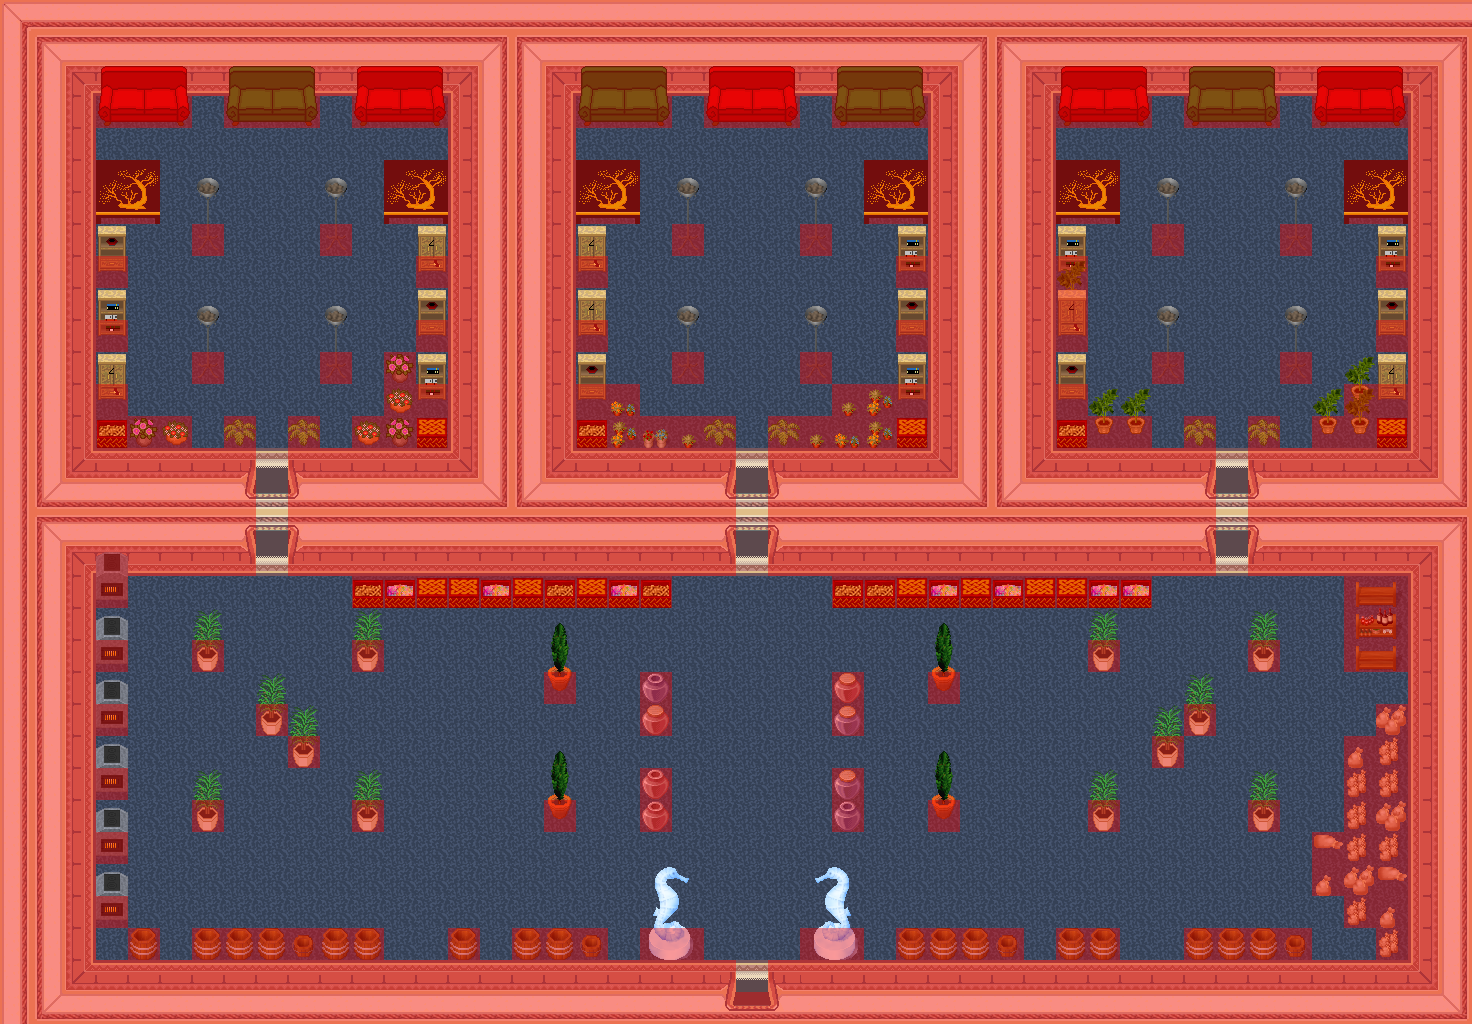

This is a level from a 2D game, rendered from its Tiled map with the project's own tilesets. A one-line summary and the map file follow, with tile-layer data summarised:
An orthogonal 46x32 tile map with 32x32 px tiles, 6 tile layers (0_floor, 1_terrain, 2_object, 3_roof, ...), 2 hidden layers not drawn, 40 tilesets.

<map version="1.0" orientation="orthogonal" renderorder="right-down" width="46" height="32" tilewidth="32" tileheight="32" nextobjectid="1">
 <tileset firstgid="1" name="drink" tilewidth="32" tileheight="32" tilecount="4" columns="2">
  <image source="../../tileset/item/drink/red_wine.png" width="64" height="64" />
 </tileset>
 <tileset firstgid="5" name="lamp" tilewidth="32" tileheight="32" tilecount="4" columns="4">
  <image source="../../tileset/furniture/light/small_lamp.png" width="128" height="32" />
 </tileset>
 <tileset firstgid="9" name="book shelves 3" tilewidth="32" tileheight="32" tilecount="6" columns="3">
  <image source="../../tileset/furniture/shelve/bright_bookshelf_and_cupboard.png" width="96" height="64" />
 </tileset>
 <tileset firstgid="15" name="chest" tilewidth="32" tileheight="32" tilecount="1" columns="1">
  <image source="../../tileset/item/chest/wooden_pale.png" width="32" height="32" />
 </tileset>
 <tileset firstgid="16" name="logs" tilewidth="32" tileheight="32" tilecount="3" columns="1">
  <image source="../../tileset/item/logs.png" trans="7e7b7b" width="32" height="96" />
 </tileset>
 <tileset firstgid="19" name="carpet" tilewidth="32" tileheight="32" tilecount="9" columns="3">
  <image source="../../tileset/furniture/carpet/blue.png" width="96" height="96" />
 </tileset>
 <tileset firstgid="28" name="collision" tilewidth="32" tileheight="32" tilecount="1" columns="1">
  <image source="../../tileset/logic/collision.png" width="32" height="32" />
 </tileset>
 <tileset firstgid="29" name="portal" tilewidth="32" tileheight="32" tilecount="7" columns="7">
  <image source="../../tileset/logic/portal.png" width="224" height="32" />
 </tileset>
 <tileset firstgid="36" name="oriental_table" tilewidth="32" tileheight="32" tilecount="4" columns="2">
  <image source="../../tileset/furniture/table/oriental_table.png" width="64" height="64" />
 </tileset>
 <tileset firstgid="40" name="sofa" tilewidth="32" tileheight="32" tilecount="6" columns="3">
  <image source="../../tileset/furniture/chair/sofa.png" width="96" height="64" />
 </tileset>
 <tileset firstgid="46" name="sofa_red" tilewidth="32" tileheight="32" tilecount="6" columns="3">
  <image source="../../tileset/furniture/chair/sofa_red.png" width="96" height="64" />
 </tileset>
 <tileset firstgid="52" name="table_with_beer_dark" tilewidth="32" tileheight="32" tilecount="10" columns="5">
  <image source="../../tileset/furniture/table/table_with_beer_dark.png" width="160" height="64" />
 </tileset>
 <tileset firstgid="62" name="large_chest" tilewidth="32" tileheight="32" tilecount="8" columns="4">
  <image source="../../tileset/item/chest/large.png" width="128" height="64" />
 </tileset>
 <tileset firstgid="70" name="sea_horse" tilewidth="32" tileheight="32" tilecount="12" columns="4">
  <image source="../../tileset/item/statue/seahorse.png" width="128" height="96" />
 </tileset>
 <tileset firstgid="82" name="wall/int_grey" tilewidth="32" tileheight="32" tilecount="121" columns="11">
  <image source="../../tileset/building/wall/int_grey.png" width="352" height="352" />
 </tileset>
 <tileset firstgid="203" name="entrance/grey" tilewidth="32" tileheight="32" tilecount="25" columns="5">
  <image source="../../tileset/building/entrance/grey.png" width="160" height="160" />
 </tileset>
 <tileset firstgid="228" name="indoor/grey_gradients" tilewidth="32" tileheight="32" tilecount="8" columns="4">
  <image source="../../tileset/ground/indoor/grey_gradients.png" width="128" height="64" />
 </tileset>
 <tileset firstgid="236" name="grey_centred" tilewidth="32" tileheight="32" tilecount="28" columns="7">
  <image source="../../tileset/building/entrance/grey_centred.png" width="224" height="128" />
 </tileset>
 <tileset firstgid="264" name="grey_wide" tilewidth="32" tileheight="32" tilecount="32" columns="4">
  <image source="../../tileset/building/entrance/grey_wide.png" width="128" height="256" />
 </tileset>
 <tileset firstgid="296" name="int_wall_fancy_purple" tilewidth="32" tileheight="32" tilecount="12" columns="4">
  <image source="../../tileset/building/wall/int_wall_fancy_purple.png" width="128" height="96" />
 </tileset>
 <tileset firstgid="308" name="int_wall_dark_red_corners" tilewidth="32" tileheight="32" tilecount="16" columns="4">
  <image source="../../tileset/building/wall/int_wall_dark_red_corners.png" width="128" height="128" />
 </tileset>
 <tileset firstgid="324" name="int_wall_dark_red_corners_2" tilewidth="32" tileheight="32" tilecount="8" columns="2">
  <image source="../../tileset/building/wall/int_wall_dark_red_corners_2.png" width="64" height="128" />
 </tileset>
 <tileset firstgid="332" name="int_wall_bricks_tan" tilewidth="32" tileheight="32" tilecount="12" columns="2">
  <image source="../../tileset/building/wall/int_wall_bricks_tan.png" width="64" height="192" />
 </tileset>
 <tileset firstgid="344" name="int_wall_purple" tilewidth="32" tileheight="32" tilecount="20" columns="2">
  <image source="../../tileset/building/wall/int_wall_purple.png" width="64" height="320" />
 </tileset>
 <tileset firstgid="364" name="int_wall_pale" tilewidth="32" tileheight="32" tilecount="16" columns="2">
  <image source="../../tileset/building/wall/int_wall_pale.png" width="64" height="256" />
 </tileset>
 <tileset firstgid="380" name="pale_red_ns" tilewidth="32" tileheight="32" tilecount="36" columns="9">
  <image source="../../tileset/building/entrance/pale_red_ns.png" width="288" height="128" />
 </tileset>
 <tileset firstgid="416" name="pie_safe" tilewidth="32" tileheight="32" tilecount="4" columns="2">
  <image source="../../tileset/furniture/kitchen/pie_safe.png" width="64" height="64" />
 </tileset>
 <tileset firstgid="420" name="iron_lamp" tilewidth="32" tileheight="32" tilecount="3" columns="1">
  <image source="../../tileset/furniture/light/iron_lamp.png" width="32" height="96" />
 </tileset>
 <tileset firstgid="423" name="flames" tilewidth="32" tileheight="32" tilecount="6" columns="6">
  <image source="../../tileset/furniture/light/flames.png" width="192" height="32" />
 </tileset>
 <tileset firstgid="429" name="food_preparation" tilewidth="32" tileheight="32" tilecount="16" columns="4">
  <image source="../../tileset/item/household/food_preparation.png" width="128" height="128" />
 </tileset>
 <tileset firstgid="445" name="chests_red" tilewidth="32" tileheight="32" tilecount="4" columns="2">
  <image source="../../tileset/item/chest/chests_red.png" width="64" height="64" />
 </tileset>
 <tileset firstgid="449" name="barrel" tilewidth="32" tileheight="32" tilecount="2" columns="1">
  <image source="../../tileset/item/pot/barrel.png" width="32" height="64" />
 </tileset>
 <tileset firstgid="451" name="pots_pink_blue" tilewidth="32" tileheight="32" tilecount="4" columns="2">
  <image source="../../tileset/item/pot/pots_pink_blue.png" width="64" height="64" />
 </tileset>
 <tileset firstgid="455" name="pot_plant" tilewidth="32" tileheight="32" tilecount="3" columns="1">
  <image source="../../tileset/plant/indoor/pot_plant.png" width="32" height="96" />
 </tileset>
 <tileset firstgid="458" name="oriental_plant" tilewidth="32" tileheight="32" tilecount="2" columns="1">
  <image source="../../tileset/plant/indoor/oriental_plant.png" width="32" height="64" />
 </tileset>
 <tileset firstgid="460" name="plant_potted_2" tilewidth="32" tileheight="32" tilecount="2" columns="1">
  <image source="../../tileset/plant/indoor/plant_potted_2.png" width="32" height="64" />
 </tileset>
 <tileset firstgid="462" name="flowering_plant" tilewidth="32" tileheight="32" tilecount="2" columns="2">
  <image source="../../tileset/plant/indoor/flowering_plant.png" width="64" height="32" />
 </tileset>
 <tileset firstgid="464" name="small_flowerpots" tilewidth="32" tileheight="32" tilecount="4" columns="2">
  <image source="../../tileset/plant/indoor/small_flowerpots.png" width="64" height="64" />
 </tileset>
 <tileset firstgid="468" name="portal" tilewidth="32" tileheight="32" tilecount="7" columns="7">
  <image source="../../tileset/logic/portal.png" width="224" height="32" />
 </tileset>
 <tileset firstgid="475" name="blue_green" tilewidth="32" tileheight="32" tilecount="1" columns="1">
  <image source="../../tileset/plant/bush/blue_green.png" width="32" height="32" />
 </tileset>
 <layer name="0_floor" width="46" height="32">
  <data>[1472 cells, 1472 non-empty, 1 distinct tile ids]</data>
 </layer>
 <layer name="1_terrain" width="46" height="32">
  <data>[1472 cells, 822 non-empty, 74 distinct tile ids]</data>
 </layer>
 <layer name="2_object" width="46" height="32">
  <data>[1472 cells, 0 non-empty, 0 distinct tile ids]</data>
 </layer>
 <layer name="3_roof" width="46" height="32">
  <data>[1472 cells, 115 non-empty, 26 distinct tile ids]</data>
 </layer>
 <layer name="4_roof_add" width="46" height="32" visible="0">
  <data>[1472 cells, 12 non-empty, 6 distinct tile ids]</data>
 </layer>
 <layer name="objects" width="46" height="32" visible="0">
  <data>[1472 cells, 12 non-empty, 1 distinct tile ids]</data>
 </layer>
 <layer name="collision" width="46" height="32" opacity="0.4">
  <data>[1472 cells, 815 non-empty, 1 distinct tile ids]</data>
 </layer>
 <layer name="protection" width="46" height="32">
  <data>[1472 cells, 0 non-empty, 0 distinct tile ids]</data>
 </layer>
</map>
